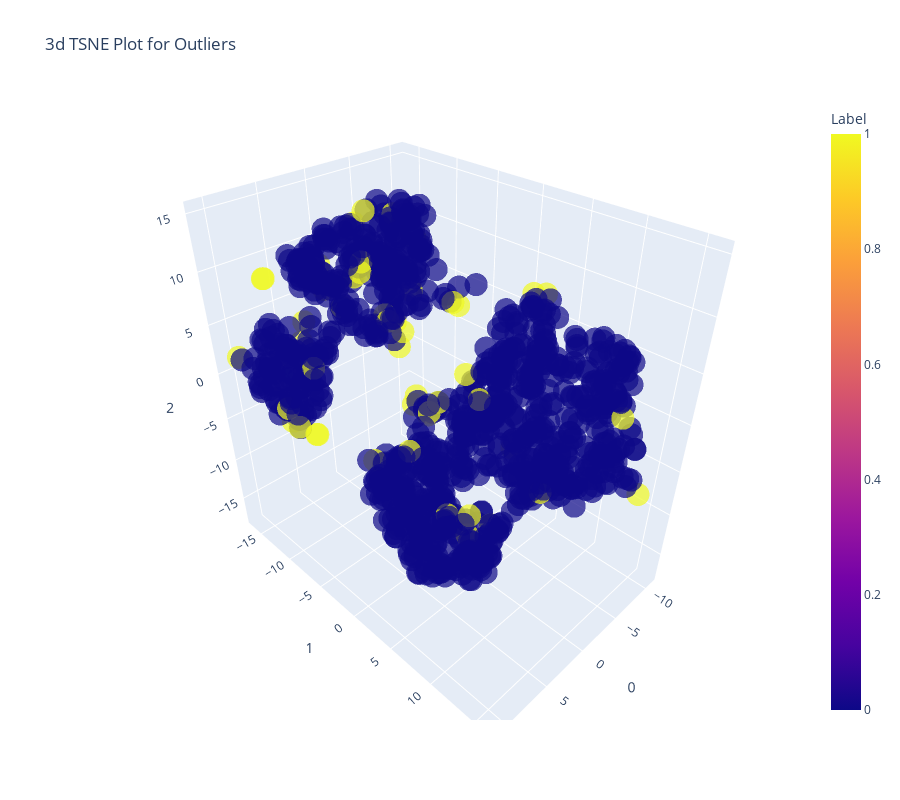

The notebook cell this image was saved under:
### Markdown cell above
# 5. Analyze Model

### Code cell
plot_model(iforest)

### Figure 1 — Plotly figure (JSON) as saved in the notebook; plotly's stock layout.template omitted (floating-point values rounded to 4 significant figures; data arrays with more than 128 entries replaced by an {"elided": "..."} marker saying what was removed)
{"data": [{"customdata": {"elided": "1000x1 float values"}, "hovertemplate": "0=%{x}<br>1=%{y}<br>2=%{z}<br>Feature=%{customdata[0]}<br>Label=%{marker.color}<extra></extra>", "legendgroup": "", "marker": {"color": {"elided": "1000 int values"}, "coloraxis": "coloraxis", "opacity": 0.7, "symbol": "circle"}, "mode": "markers", "name": "", "scene": "scene", "showlegend": false, "type": "scatter3d", "x": {"elided": "1000 float values"}, "y": {"elided": "1000 float values"}, "z": {"elided": "1000 float values"}}], "layout": {"coloraxis": {"colorbar": {"title": {"text": "Label"}}, "colorscale": [[0, "#0d0887"], [0.1111, "#46039f"], [0.2222, "#7201a8"], [0.3333, "#9c179e"], [0.4444, "#bd3786"], [0.5556, "#d8576b"], [0.6667, "#ed7953"], [0.7778, "#fb9f3a"], [0.8889, "#fdca26"], [1, "#f0f921"]]}, "height": 800, "legend": {"tracegroupgap": 0}, "scene": {"domain": {"x": [0, 1], "y": [0, 1]}, "xaxis": {"title": {"text": "0"}}, "yaxis": {"title": {"text": "1"}}, "zaxis": {"title": {"text": "2"}}}, "title": {"text": "3d TSNE Plot for Outliers"}, "width": 900}}
